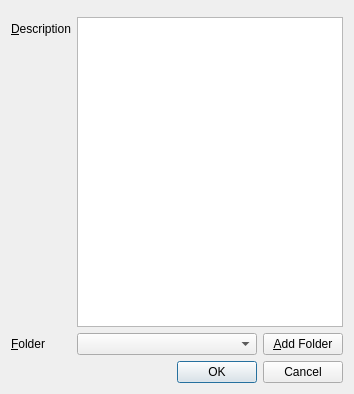
<?xml version="1.0" encoding="UTF-8"?>
<ui version="4.0">
 <class>UiEditBookmarkDialog</class>
 <widget class="QDialog" name="UiEditBookmarkDialog">
  <property name="geometry">
   <rect>
    <x>0</x>
    <y>0</y>
    <width>354</width>
    <height>394</height>
   </rect>
  </property>
  <property name="windowTitle">
   <string>Edit Bookmark - Marble</string>
  </property>
  <layout class="QVBoxLayout" name="verticalLayout">
   <item>
    <widget class="Marble::PlacemarkEditHeader" name="m_header" native="true"/>
   </item>
   <item>
    <layout class="QFormLayout" name="formLayout">
     <item row="0" column="0">
      <widget class="QLabel" name="description_lbl">
       <property name="text">
        <string>&amp;Description</string>
       </property>
       <property name="buddy">
        <cstring>m_description</cstring>
       </property>
      </widget>
     </item>
     <item row="0" column="1">
      <widget class="QTextEdit" name="m_description">
       <property name="sizePolicy">
        <sizepolicy hsizetype="Expanding" vsizetype="Expanding">
         <horstretch>0</horstretch>
         <verstretch>0</verstretch>
        </sizepolicy>
       </property>
       <property name="html">
        <string>&lt;!DOCTYPE HTML PUBLIC &quot;-//W3C//DTD HTML 4.0//EN&quot; &quot;http://www.w3.org/TR/REC-html40/strict.dtd&quot;&gt;
&lt;html&gt;&lt;head&gt;&lt;meta name=&quot;qrichtext&quot; content=&quot;1&quot; /&gt;&lt;style type=&quot;text/css&quot;&gt;
p, li { white-space: pre-wrap; }
&lt;/style&gt;&lt;/head&gt;&lt;body style=&quot; font-family:'Sans Serif'; font-size:9pt; font-weight:400; font-style:normal;&quot;&gt;
&lt;table border=&quot;0&quot; style=&quot;-qt-table-type: root; margin-top:4px; margin-bottom:4px; margin-left:4px; margin-right:4px;&quot;&gt;
&lt;tr&gt;
&lt;td style=&quot;border: none;&quot;&gt;
&lt;p style=&quot;-qt-paragraph-type:empty; margin-top:0px; margin-bottom:0px; margin-left:0px; margin-right:0px; -qt-block-indent:0; text-indent:0px; font-family:'Ubuntu';&quot;&gt;&lt;br /&gt;&lt;/p&gt;
&lt;p style=&quot;-qt-paragraph-type:empty; margin-top:0px; margin-bottom:0px; margin-left:0px; margin-right:0px; -qt-block-indent:0; text-indent:0px; font-family:'Ubuntu';&quot;&gt;&lt;br /&gt;&lt;/p&gt;
&lt;p style=&quot;-qt-paragraph-type:empty; margin-top:0px; margin-bottom:0px; margin-left:0px; margin-right:0px; -qt-block-indent:0; text-indent:0px; font-family:'Ubuntu';&quot;&gt;&lt;br /&gt;&lt;/p&gt;&lt;/td&gt;&lt;/tr&gt;&lt;/table&gt;&lt;/body&gt;&lt;/html&gt;</string>
       </property>
      </widget>
     </item>
     <item row="1" column="0">
      <widget class="QLabel" name="folder_lbl">
       <property name="text">
        <string>&amp;Folder</string>
       </property>
       <property name="buddy">
        <cstring>m_folders</cstring>
       </property>
      </widget>
     </item>
     <item row="1" column="1">
      <layout class="QHBoxLayout" name="horizontalLayout">
       <item>
        <widget class="QComboBox" name="m_folders">
         <property name="sizePolicy">
          <sizepolicy hsizetype="MinimumExpanding" vsizetype="Fixed">
           <horstretch>0</horstretch>
           <verstretch>0</verstretch>
          </sizepolicy>
         </property>
        </widget>
       </item>
       <item>
        <widget class="QPushButton" name="m_newFolderButton">
         <property name="text">
          <string>&amp;Add Folder</string>
         </property>
        </widget>
       </item>
      </layout>
     </item>
     <item row="2" column="0" colspan="2">
      <widget class="QDialogButtonBox" name="buttonBox">
       <property name="standardButtons">
        <set>QDialogButtonBox::Cancel|QDialogButtonBox::Ok</set>
       </property>
      </widget>
     </item>
    </layout>
   </item>
  </layout>
 </widget>
 <customwidgets>
  <customwidget>
   <class>Marble::PlacemarkEditHeader</class>
   <extends>QWidget</extends>
   <header>PlacemarkEditHeader.h</header>
  </customwidget>
 </customwidgets>
 <tabstops>
  <tabstop>m_latitude</tabstop>
  <tabstop>m_description</tabstop>
  <tabstop>m_folders</tabstop>
 </tabstops>
 <resources/>
 <connections>
  <connection>
   <sender>buttonBox</sender>
   <signal>accepted()</signal>
   <receiver>UiEditBookmarkDialog</receiver>
   <slot>accept()</slot>
   <hints>
    <hint type="sourcelabel">
     <x>166</x>
     <y>282</y>
    </hint>
    <hint type="destinationlabel">
     <x>225</x>
     <y>151</y>
    </hint>
   </hints>
  </connection>
  <connection>
   <sender>buttonBox</sender>
   <signal>rejected()</signal>
   <receiver>UiEditBookmarkDialog</receiver>
   <slot>reject()</slot>
   <hints>
    <hint type="sourcelabel">
     <x>166</x>
     <y>282</y>
    </hint>
    <hint type="destinationlabel">
     <x>225</x>
     <y>151</y>
    </hint>
   </hints>
  </connection>
 </connections>
</ui>
